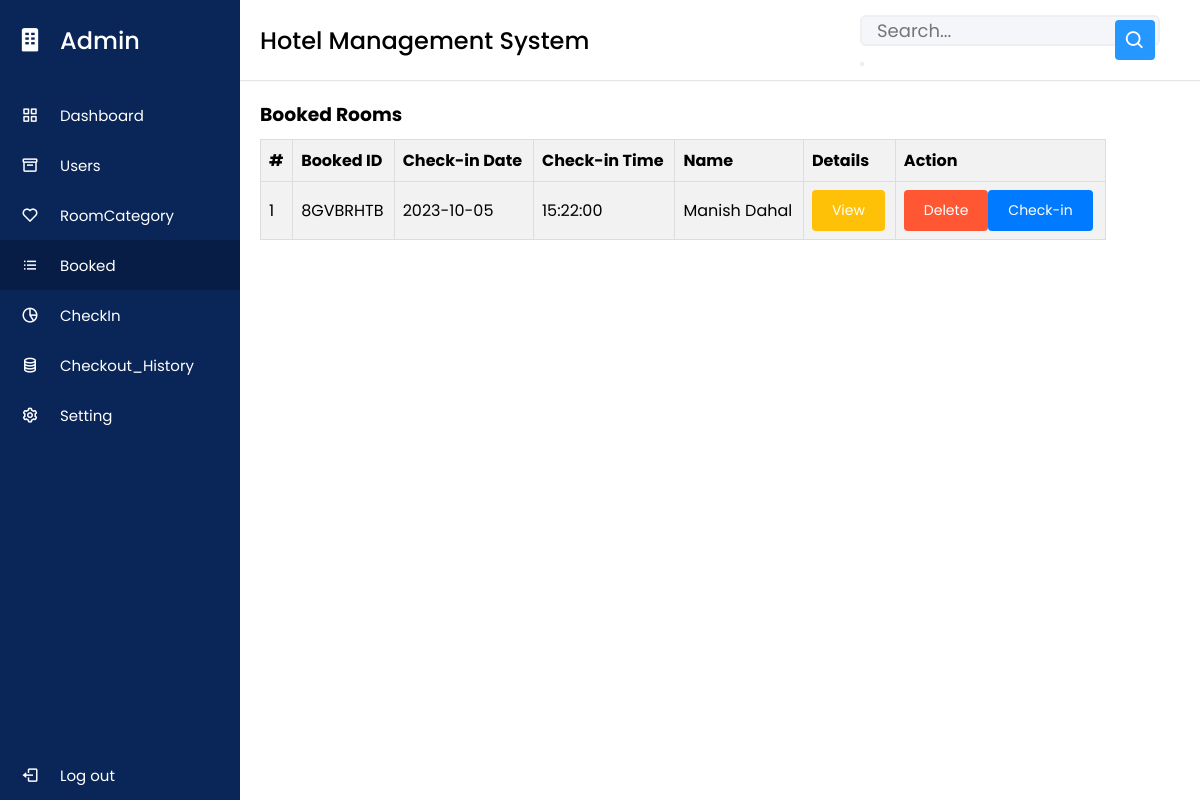
The app's page /admin/booked.php (signed in) with its own data.
### tables this page shows
CREATE TABLE `bookings` (
  `booking_id` int(11) NOT NULL,
  `booking_order_id` varchar(255) NOT NULL,
  `room_id` int(11) NOT NULL,
  `room_name` varchar(255) NOT NULL,
  `user_id` int(11) NOT NULL,
  `name` varchar(255) NOT NULL,
  `contact` varchar(255) NOT NULL,
  `payment_method` varchar(255) NOT NULL,
  `checkin_date` date NOT NULL,
  `checkin_time` time NOT NULL,
  `checkout_date` date NOT NULL,
  `number_of_stays` int(11) NOT NULL,
  `total_price` int(255) NOT NULL,
  `accept_reject_status` varchar(255) DEFAULT NULL
);

### admin/booked.php (the view, shortened to what this page needs)
<?php
include "dashboard.php";
$keyword = isset($_GET['search']) ? $_GET['search'] : '';
$bookings = [];
try {
    $conn = new mysqli('localhost', 'root', '', 'ho_tel');
    $sql_bookings = "SELECT * FROM bookings WHERE name LIKE '%$keyword%' OR checkin_date LIKE '%$keyword%' OR checkout_date LIKE '%$keyword%'";
    $res_bookings = $conn->query($sql_bookings);
    if ($res_bookings->num_rows > 0) {
        while ($a = $res_bookings->fetch_assoc()) {
            array_push($bookings, $a);
        }
    }
} catch (Exception $e) {
    die('Database Error : ' . $e->getMessage());
}
?>
<!DOCTYPE html>
<html>
<head>
</head>
<body>
<section class="bookroom">
    <br><br><br><br>
    <h1>Booked Rooms</h1>
    <table>
        <tr>
            <th>#</th>
            <th>Booked ID</th>
            <th>Check-in Date</th>
            <th>Check-in Time</th>
            <th>Name</th>
            <th>Details</th>
            <th>Action</th>
        </tr>
        <?php
        if (!empty($bookings)) {
            $count = 1;
            foreach ($bookings as $row) {
                echo '<tr>';
                echo '<td>' . $count . '</td>';
                echo '<td>' . $row["booking_order_id"] . '</td>';
                echo '<td>' . $row["checkin_date"] . '</td>';
                echo '<td>' . $row["checkin_time"] . '</td>';
                echo '<td>' . $row["name"] . '</td>';
                echo '<td>
                            <button class="view-details" data-booking-id="' . $row["booking_order_id"] . '">View</button>
                        </td>';
                echo '<td>
                            <form method="post" action="">
                                <input type="hidden" name="booking_order_id" value="' . $row["booking_order_id"] . '">
                                <button type="submit" class="check-in-btn">Check-in</button>
                                <a class="delete-btn" href="#" onclick="confirmDelete(\'' . $row["booking_order_id"] . '\')">Delete</a>
                            </form>
                        </td>';
                echo '</tr>';
                $count++;
            }
        } else {
            echo '<tr><td colspan="7">No booked rooms found.</td></tr>';
        }
        ?>
    </table>
</section>
</body>
</html>

### admin/dashboard.php (style rules this page uses)
* { margin: 0; padding: 0; box-sizing: border-box; font-family: 'Poppins', sans-serif; }

### admin/booked.php (style rules this page uses)
table { border-collapse: collapse; width: 90%; margin-top: 10px; }
th, td { border: 1px solid #dddddd; text-align: left; padding: 8px; }
th { background-color: #f2f2f2; }
tr:nth-child(even) { background-color: #f2f2f2; }
.bookroom { margin-left: 260px; }
.view-details, .check-in-btn, .edit-btn, .delete-btn { padding: 10px 20px; font-size: 14px; border-radius: 4px; cursor: pointer; text-align: center; }
.view-details { background-color: #FFC107; border: none; color: white; }
.check-in-btn { background-color: #007BFF; border: none; color: white; }
.delete-btn { background-color: #FF5733; text-decoration: none; border: none; color: white; float: left; }

### records on screen
bookings: booking_order "8GVBRHTB", checkin_date "2023-10-05", checkin_time "15:22:00", name "Manish Dahal"
